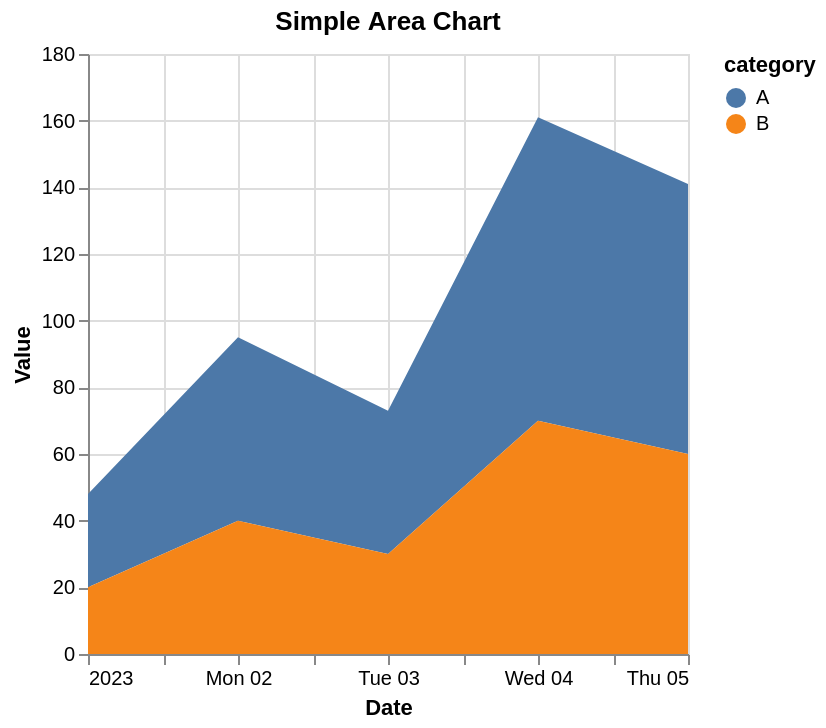

The specification (Vega-Lite) saved for this image:
### Vega-Lite specification from a JSON file in a GitHub repository (floating-point values rounded to 4 significant figures)
{"$schema": "https://vega.github.io/schema/vega-lite/v6.json", "description": "Area chart with temporal data.", "data": {"values": [{"date": "2023-01-01", "value": 28, "category": "A"}, {"date": "2023-01-02", "value": 55, "category": "A"}, {"date": "2023-01-03", "value": 43, "category": "A"}, {"date": "2023-01-04", "value": 91, "category": "A"}, {"date": "2023-01-05", "value": 81, "category": "A"}, {"date": "2023-01-01", "value": 20, "category": "B"}, {"date": "2023-01-02", "value": 40, "category": "B"}, {"date": "2023-01-03", "value": 30, "category": "B"}, {"date": "2023-01-04", "value": 70, "category": "B"}, {"date": "2023-01-05", "value": 60, "category": "B"}]}, "mark": "area", "encoding": {"x": {"field": "date", "type": "temporal", "axis": {"title": "Date"}}, "y": {"field": "value", "type": "quantitative", "axis": {"title": "Value"}}, "color": {"field": "category", "type": "nominal"}}, "title": "Simple Area Chart"}
